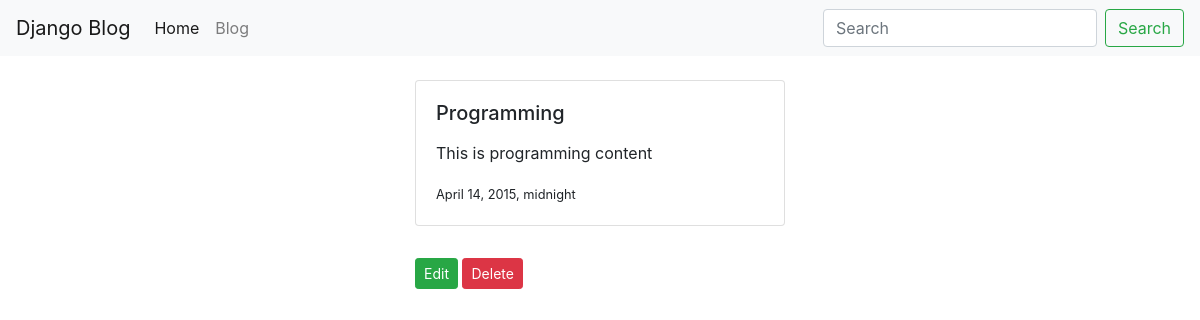
Page /blog/programming (signed in) on the committed database.
### blog/models.py (models this page shows, shortened)
class BlogPost(models.Model):
    user = models.ForeignKey(User,default=1,null=True,on_delete=models.SET_NULL)
    title = models.CharField(max_length=155)
    slug = models.SlugField(unique=True)
    content = models.TextField(null=True,blank=True)
    timestamp =  models.DateTimeField(auto_now=False, auto_now_add=True)
    update = models.DateTimeField(auto_now=True, auto_now_add=False)
    publish_date = models.DateTimeField(auto_now=False, auto_now_add=False,blank=True,null=True)
    objects = BlogPostManager()
    class Meta:
        ordering = ['-publish_date','-update','-timestamp']
    def get_absolute_url(self):
        return f"/blog/{self.slug}"
    def get_edit_url(self):
        return f"/blog/{self.slug}/edit"
    def get_delete_url(self):
            return f"/blog/{self.slug}/delete"

### blog/views.py (the view)
# urls.py: path('<str:slug>',blog_post_detail_view),
def blog_post_detail_view(request,slug):
    queryset = BlogPost.objects.filter(slug=slug)
    if queryset.count() == 1:
            obj = queryset.first()
    else:
        raise Http404
    context = {'object':obj}
    return render(request,"blog/detail.html",context)

### blog/models.py (called while the page is built)
    def get_queryset(self):
        return BLogPostQueryset(self.model,using=self._db)

### blog/templates/blog/detail.html (shortened to what this page needs)
{% extends 'base.html' %}
{% block content %}
<div class="col-md-4 mx-auto">
        {% include 'blog/list-inline.html' with post=object detail=True %}
        {%if request.user.is_authenticated %}
             {% if request.user.is_staff %}
                 <a href="{{object.get_edit_url }}" class="btn btn-sm my-2 btn-success">Edit</a>
                 <a href="{{object.get_delete_url }}" class="btn btn-sm my-2 btn-danger">Delete</a>
             {% endif %}
        {% endif %}
    </div>
{% endblock %}

### blog/templates/blog/list-inline.html (shortened to what this page needs)
<div class="card my-4 {% if not post.publish_date %} border border-danger {% endif %}">
    <div class="card-body">
        <h5 class="card-title">{{ post.title}}</h5>
        <p class="card-text">{{ post.content|linebreaks|truncatewords:30 }}</p>
        <small>{{ post.publish_date }}</small><br>
    </div>
</div>

### rows in the picture
BlogPost: title "Programming", content "This is programming content", publish_date "April 14, 2015, midnight"
